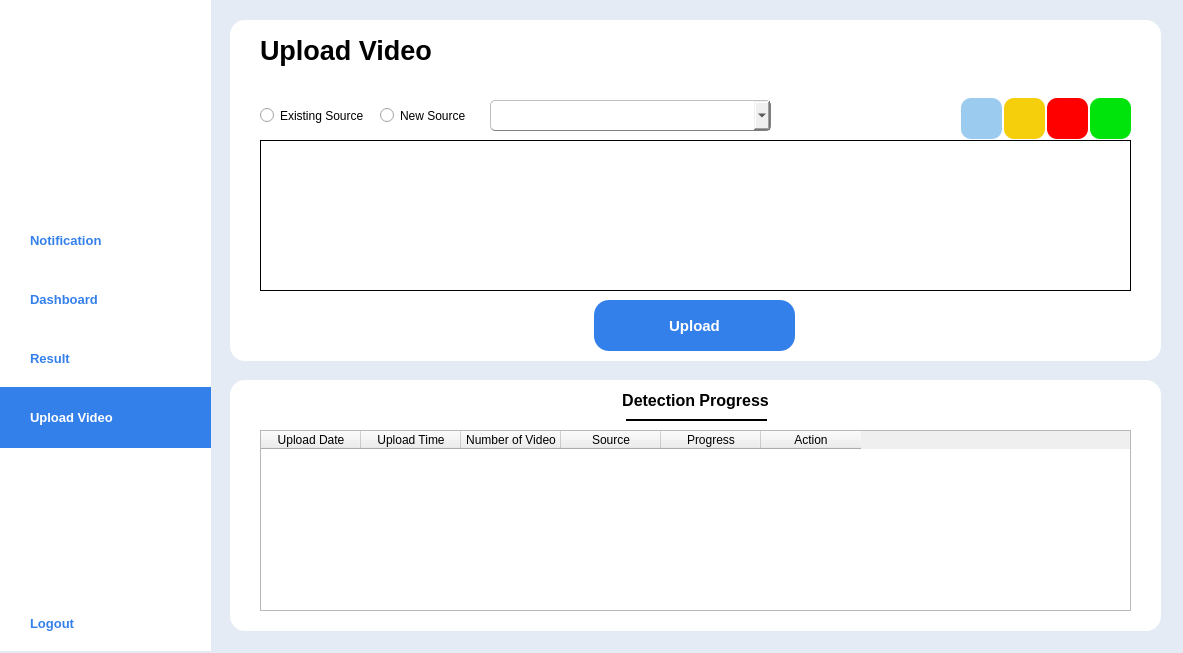
<?xml version="1.0" encoding="UTF-8"?>
<ui version="4.0">
 <class>MainWindow</class>
 <widget class="QMainWindow" name="MainWindow">
  <property name="geometry">
   <rect>
    <x>0</x>
    <y>0</y>
    <width>1183</width>
    <height>653</height>
   </rect>
  </property>
  <property name="sizePolicy">
   <sizepolicy hsizetype="Maximum" vsizetype="Minimum">
    <horstretch>0</horstretch>
    <verstretch>0</verstretch>
   </sizepolicy>
  </property>
  <property name="windowTitle">
   <string>MainWindow</string>
  </property>
  <property name="styleSheet">
   <string notr="true">QMainWindow#MainWindow{
	background-color:rgb(228, 235, 245);
	
}</string>
  </property>
  <widget class="QWidget" name="centralwidget">
   <widget class="QLabel" name="label">
    <property name="geometry">
     <rect>
      <x>0</x>
      <y>0</y>
      <width>211</width>
      <height>651</height>
     </rect>
    </property>
    <property name="font">
     <font>
      <pointsize>5</pointsize>
     </font>
    </property>
    <property name="styleSheet">
     <string notr="true">background-color:rgb(255,255,255)</string>
    </property>
    <property name="text">
     <string/>
    </property>
   </widget>
   <widget class="QPushButton" name="notification_button">
    <property name="geometry">
     <rect>
      <x>0</x>
      <y>210</y>
      <width>211</width>
      <height>61</height>
     </rect>
    </property>
    <property name="font">
     <font>
      <pointsize>10</pointsize>
      <weight>75</weight>
      <bold>true</bold>
     </font>
    </property>
    <property name="layoutDirection">
     <enum>Qt::LeftToRight</enum>
    </property>
    <property name="styleSheet">
     <string notr="true">QPushButton#notification_button{
	border:none;
	text-align: left;
	padding-left: 30px;
	color:rgb(52, 128, 235);
}
QPushButton#notification_button:hover{
	padding-left:40px;
}</string>
    </property>
    <property name="text">
     <string>Notification</string>
    </property>
    <property name="icon">
     <iconset>
      <normaloff>../Icon/notification_icon_blue.png</normaloff>../Icon/notification_icon_blue.png</iconset>
    </property>
    <property name="iconSize">
     <size>
      <width>35</width>
      <height>35</height>
     </size>
    </property>
   </widget>
   <widget class="QPushButton" name="dashboard_button">
    <property name="geometry">
     <rect>
      <x>0</x>
      <y>269</y>
      <width>211</width>
      <height>61</height>
     </rect>
    </property>
    <property name="font">
     <font>
      <pointsize>10</pointsize>
      <weight>75</weight>
      <bold>true</bold>
     </font>
    </property>
    <property name="styleSheet">
     <string notr="true">QPushButton#dashboard_button{
	color:rgb(52, 128, 235);
	border:none;
	background-color:rgb(255,255,255);
	text-align: left;
	padding-left: 30px;
}
QPushButton#dashboard_button:hover{
	padding-left:40px;
}</string>
    </property>
    <property name="text">
     <string>Dashboard</string>
    </property>
    <property name="icon">
     <iconset>
      <normaloff>../Icon/graph_icon_blue.png</normaloff>../Icon/graph_icon_blue.png</iconset>
    </property>
    <property name="iconSize">
     <size>
      <width>35</width>
      <height>35</height>
     </size>
    </property>
   </widget>
   <widget class="QPushButton" name="result_button">
    <property name="geometry">
     <rect>
      <x>0</x>
      <y>328</y>
      <width>211</width>
      <height>61</height>
     </rect>
    </property>
    <property name="font">
     <font>
      <pointsize>10</pointsize>
      <weight>75</weight>
      <bold>true</bold>
     </font>
    </property>
    <property name="styleSheet">
     <string notr="true">QPushButton#result_button{
	border:none;
	text-align: left;
	padding-left: 30px;
	color:rgb(52, 128, 235);
}
QPushButton#result_button:hover{
	padding-left:40px;
}</string>
    </property>
    <property name="text">
     <string>Result</string>
    </property>
    <property name="icon">
     <iconset>
      <normaloff>../Icon/result_icon_blue.png</normaloff>../Icon/result_icon_blue.png</iconset>
    </property>
    <property name="iconSize">
     <size>
      <width>35</width>
      <height>35</height>
     </size>
    </property>
   </widget>
   <widget class="QPushButton" name="upload_video_button">
    <property name="geometry">
     <rect>
      <x>0</x>
      <y>387</y>
      <width>211</width>
      <height>61</height>
     </rect>
    </property>
    <property name="font">
     <font>
      <pointsize>10</pointsize>
      <weight>75</weight>
      <bold>true</bold>
     </font>
    </property>
    <property name="styleSheet">
     <string notr="true">QPushButton#upload_video_button{
	border:none;
	text-align: left;
	padding-left: 30px;
	background-color:rgb(52, 128, 235);
	color:rgb(255, 255, 255);
}
</string>
    </property>
    <property name="text">
     <string>Upload Video</string>
    </property>
    <property name="icon">
     <iconset>
      <normaloff>../Icon/upload_icon_white.png</normaloff>../Icon/upload_icon_white.png</iconset>
    </property>
    <property name="iconSize">
     <size>
      <width>35</width>
      <height>35</height>
     </size>
    </property>
   </widget>
   <widget class="QPushButton" name="logout_button">
    <property name="geometry">
     <rect>
      <x>0</x>
      <y>593</y>
      <width>211</width>
      <height>61</height>
     </rect>
    </property>
    <property name="font">
     <font>
      <pointsize>10</pointsize>
      <weight>75</weight>
      <bold>true</bold>
     </font>
    </property>
    <property name="styleSheet">
     <string notr="true">QPushButton#logout_button{
	border:none;
	text-align: left;
	padding-left: 30px;
	color:rgb(52, 128, 235);
}
QPushButton#logout_button:hover{
	padding-left:40px;
}</string>
    </property>
    <property name="text">
     <string>Logout</string>
    </property>
    <property name="icon">
     <iconset>
      <normaloff>../Icon/logout_icon_blue.png</normaloff>../Icon/logout_icon_blue.png</iconset>
    </property>
    <property name="iconSize">
     <size>
      <width>35</width>
      <height>35</height>
     </size>
    </property>
   </widget>
   <widget class="QPushButton" name="profile_button">
    <property name="geometry">
     <rect>
      <x>53</x>
      <y>95</y>
      <width>101</width>
      <height>91</height>
     </rect>
    </property>
    <property name="font">
     <font>
      <pointsize>10</pointsize>
      <weight>75</weight>
      <bold>true</bold>
     </font>
    </property>
    <property name="layoutDirection">
     <enum>Qt::LeftToRight</enum>
    </property>
    <property name="styleSheet">
     <string notr="true">QPushButton#profile_button{
	border:none;
}</string>
    </property>
    <property name="text">
     <string/>
    </property>
    <property name="icon">
     <iconset>
      <normaloff>../Icon/user_icon_blue.png</normaloff>../Icon/user_icon_blue.png</iconset>
    </property>
    <property name="iconSize">
     <size>
      <width>120</width>
      <height>120</height>
     </size>
    </property>
   </widget>
   <widget class="QLabel" name="label_2">
    <property name="geometry">
     <rect>
      <x>230</x>
      <y>20</y>
      <width>931</width>
      <height>341</height>
     </rect>
    </property>
    <property name="font">
     <font>
      <pointsize>5</pointsize>
     </font>
    </property>
    <property name="styleSheet">
     <string notr="true">border-radius:15px;
background-color:rgb(255,255,255)</string>
    </property>
    <property name="text">
     <string/>
    </property>
   </widget>
   <widget class="QLabel" name="label_3">
    <property name="geometry">
     <rect>
      <x>260</x>
      <y>30</y>
      <width>311</width>
      <height>41</height>
     </rect>
    </property>
    <property name="font">
     <font>
      <pointsize>20</pointsize>
      <weight>75</weight>
      <bold>true</bold>
     </font>
    </property>
    <property name="text">
     <string>Upload Video</string>
    </property>
   </widget>
   <widget class="QLineEdit" name="video_source_edit">
    <property name="geometry">
     <rect>
      <x>490</x>
      <y>100</y>
      <width>281</width>
      <height>31</height>
     </rect>
    </property>
    <property name="font">
     <font>
      <pointsize>8</pointsize>
     </font>
    </property>
    <property name="styleSheet">
     <string notr="true">border :1px outset gray;
border-radius: 5px;
padding-left: 10px;
</string>
    </property>
    <property name="text">
     <string/>
    </property>
    <property name="placeholderText">
     <string>Video Source</string>
    </property>
   </widget>
   <widget class="QPushButton" name="upload_button">
    <property name="geometry">
     <rect>
      <x>594</x>
      <y>300</y>
      <width>201</width>
      <height>51</height>
     </rect>
    </property>
    <property name="font">
     <font>
      <pointsize>11</pointsize>
      <weight>75</weight>
      <bold>true</bold>
     </font>
    </property>
    <property name="styleSheet">
     <string notr="true">QPushButton#upload_button{
	background-color:rgb(52, 128, 235);
	border:none;
	color:rgb(255,255,255);
	border-radius: 15px
}
QPushButton#upload_button:pressed{
	padding-left:5px;
	padding-top:5px;
	background-color:rgb(19, 38, 99)
}</string>
    </property>
    <property name="text">
     <string>Upload</string>
    </property>
    <property name="autoDefault">
     <bool>false</bool>
    </property>
   </widget>
   <widget class="QLabel" name="label_5">
    <property name="geometry">
     <rect>
      <x>230</x>
      <y>380</y>
      <width>931</width>
      <height>251</height>
     </rect>
    </property>
    <property name="font">
     <font>
      <pointsize>5</pointsize>
     </font>
    </property>
    <property name="styleSheet">
     <string notr="true">border-radius:15px;
background-color:rgb(255,255,255)</string>
    </property>
    <property name="text">
     <string/>
    </property>
   </widget>
   <widget class="QLabel" name="label_6">
    <property name="geometry">
     <rect>
      <x>580</x>
      <y>380</y>
      <width>231</width>
      <height>41</height>
     </rect>
    </property>
    <property name="font">
     <font>
      <pointsize>12</pointsize>
      <weight>75</weight>
      <bold>true</bold>
     </font>
    </property>
    <property name="text">
     <string>Detection Progress</string>
    </property>
    <property name="alignment">
     <set>Qt::AlignCenter</set>
    </property>
   </widget>
   <widget class="Line" name="line">
    <property name="geometry">
     <rect>
      <x>626</x>
      <y>410</y>
      <width>141</width>
      <height>20</height>
     </rect>
    </property>
    <property name="frameShadow">
     <enum>QFrame::Plain</enum>
    </property>
    <property name="lineWidth">
     <number>2</number>
    </property>
    <property name="orientation">
     <enum>Qt::Horizontal</enum>
    </property>
   </widget>
   <widget class="QTableWidget" name="progress_table">
    <property name="geometry">
     <rect>
      <x>260</x>
      <y>430</y>
      <width>871</width>
      <height>181</height>
     </rect>
    </property>
    <property name="minimumSize">
     <size>
      <width>0</width>
      <height>0</height>
     </size>
    </property>
    <property name="styleSheet">
     <string notr="true"/>
    </property>
    <property name="frameShape">
     <enum>QFrame::StyledPanel</enum>
    </property>
    <property name="frameShadow">
     <enum>QFrame::Sunken</enum>
    </property>
    <property name="sizeAdjustPolicy">
     <enum>QAbstractScrollArea::AdjustToContents</enum>
    </property>
    <property name="editTriggers">
     <set>QAbstractItemView::NoEditTriggers</set>
    </property>
    <property name="gridStyle">
     <enum>Qt::SolidLine</enum>
    </property>
    <property name="sortingEnabled">
     <bool>false</bool>
    </property>
    <attribute name="horizontalHeaderVisible">
     <bool>true</bool>
    </attribute>
    <attribute name="horizontalHeaderCascadingSectionResizes">
     <bool>false</bool>
    </attribute>
    <attribute name="horizontalHeaderMinimumSectionSize">
     <number>47</number>
    </attribute>
    <attribute name="verticalHeaderCascadingSectionResizes">
     <bool>false</bool>
    </attribute>
    <column>
     <property name="text">
      <string>Upload Date</string>
     </property>
    </column>
    <column>
     <property name="text">
      <string>Upload Time</string>
     </property>
    </column>
    <column>
     <property name="text">
      <string>Number of Video</string>
     </property>
    </column>
    <column>
     <property name="text">
      <string>Source</string>
     </property>
    </column>
    <column>
     <property name="text">
      <string>Progress</string>
     </property>
    </column>
    <column>
     <property name="text">
      <string>Action</string>
     </property>
    </column>
   </widget>
   <widget class="QTreeWidget" name="video_tree_list">
    <property name="geometry">
     <rect>
      <x>260</x>
      <y>140</y>
      <width>871</width>
      <height>151</height>
     </rect>
    </property>
    <property name="styleSheet">
     <string notr="true">border: 1px solid black;
</string>
    </property>
    <attribute name="headerVisible">
     <bool>false</bool>
    </attribute>
    <column>
     <property name="text">
      <string notr="true">1</string>
     </property>
    </column>
   </widget>
   <widget class="QPushButton" name="remove_button">
    <property name="geometry">
     <rect>
      <x>1047</x>
      <y>98</y>
      <width>41</width>
      <height>41</height>
     </rect>
    </property>
    <property name="font">
     <font>
      <pointsize>11</pointsize>
      <weight>75</weight>
      <bold>true</bold>
     </font>
    </property>
    <property name="styleSheet">
     <string notr="true">QPushButton#remove_button{
    background-color: rgb(255, 0, 0);
    border: none;
    border-radius: 10px;
}
QPushButton#remove_button:pressed{
	padding-left:5px;
	padding-top:5px;
}</string>
    </property>
    <property name="text">
     <string/>
    </property>
    <property name="icon">
     <iconset>
      <normaloff>../Icon/trash_icon_white.png</normaloff>../Icon/trash_icon_white.png</iconset>
    </property>
    <property name="iconSize">
     <size>
      <width>25</width>
      <height>25</height>
     </size>
    </property>
    <property name="autoDefault">
     <bool>false</bool>
    </property>
   </widget>
   <widget class="QPushButton" name="browse_file_button">
    <property name="geometry">
     <rect>
      <x>961</x>
      <y>98</y>
      <width>41</width>
      <height>41</height>
     </rect>
    </property>
    <property name="font">
     <font>
      <pointsize>11</pointsize>
      <weight>75</weight>
      <bold>true</bold>
     </font>
    </property>
    <property name="styleSheet">
     <string notr="true">QPushButton#browse_file_button{
    background-color: rgb(156, 203, 240);
    border: none;
    border-radius: 10px;
}
QPushButton#browse_file_button:pressed{
	padding-left:5px;
	padding-top:5px;
}</string>
    </property>
    <property name="text">
     <string/>
    </property>
    <property name="icon">
     <iconset>
      <normaloff>../Icon/file_icon_white.png</normaloff>../Icon/file_icon_white.png</iconset>
    </property>
    <property name="iconSize">
     <size>
      <width>25</width>
      <height>25</height>
     </size>
    </property>
    <property name="autoDefault">
     <bool>false</bool>
    </property>
   </widget>
   <widget class="QPushButton" name="reset_button">
    <property name="geometry">
     <rect>
      <x>1090</x>
      <y>98</y>
      <width>41</width>
      <height>41</height>
     </rect>
    </property>
    <property name="font">
     <font>
      <pointsize>11</pointsize>
      <weight>75</weight>
      <bold>true</bold>
     </font>
    </property>
    <property name="styleSheet">
     <string notr="true">QPushButton#reset_button{
    background-color: rgb(0, 227, 11);
    border: none;
    border-radius: 10px;
}
QPushButton#reset_button:pressed{
	padding-left:5px;
	padding-top:5px;
}</string>
    </property>
    <property name="text">
     <string/>
    </property>
    <property name="icon">
     <iconset>
      <normaloff>../Icon/reset_icon_white.png</normaloff>../Icon/reset_icon_white.png</iconset>
    </property>
    <property name="iconSize">
     <size>
      <width>25</width>
      <height>25</height>
     </size>
    </property>
    <property name="autoDefault">
     <bool>false</bool>
    </property>
   </widget>
   <widget class="QPushButton" name="browse_folder_button">
    <property name="geometry">
     <rect>
      <x>1004</x>
      <y>98</y>
      <width>41</width>
      <height>41</height>
     </rect>
    </property>
    <property name="font">
     <font>
      <pointsize>11</pointsize>
      <weight>75</weight>
      <bold>true</bold>
     </font>
    </property>
    <property name="styleSheet">
     <string notr="true">QPushButton#browse_folder_button{
    background-color: rgb(245, 206, 12);
    border: none;
    border-radius: 10px;
}
QPushButton#browse_folder_button:pressed{
	padding-left:5px;
	padding-top:5px;
}</string>
    </property>
    <property name="text">
     <string/>
    </property>
    <property name="icon">
     <iconset>
      <normaloff>../Icon/folder_icon_white.png</normaloff>../Icon/folder_icon_white.png</iconset>
    </property>
    <property name="iconSize">
     <size>
      <width>25</width>
      <height>25</height>
     </size>
    </property>
    <property name="autoDefault">
     <bool>false</bool>
    </property>
   </widget>
   <widget class="QRadioButton" name="existing_radio">
    <property name="geometry">
     <rect>
      <x>260</x>
      <y>100</y>
      <width>121</width>
      <height>31</height>
     </rect>
    </property>
    <property name="text">
     <string>Existing Source</string>
    </property>
   </widget>
   <widget class="QRadioButton" name="new_radio">
    <property name="geometry">
     <rect>
      <x>380</x>
      <y>100</y>
      <width>101</width>
      <height>31</height>
     </rect>
    </property>
    <property name="text">
     <string>New Source</string>
    </property>
   </widget>
   <widget class="QComboBox" name="source_combo">
    <property name="geometry">
     <rect>
      <x>490</x>
      <y>100</y>
      <width>281</width>
      <height>31</height>
     </rect>
    </property>
    <property name="styleSheet">
     <string notr="true">border :1px outset gray;
border-radius: 5px;
padding-left: 10px;
</string>
    </property>
   </widget>
   <widget class="QLabel" name="label_4">
    <property name="geometry">
     <rect>
      <x>24</x>
      <y>13</y>
      <width>161</width>
      <height>51</height>
     </rect>
    </property>
    <property name="text">
     <string/>
    </property>
    <property name="pixmap">
     <pixmap>../Icon/Logo.png</pixmap>
    </property>
    <property name="scaledContents">
     <bool>true</bool>
    </property>
   </widget>
  </widget>
 </widget>
 <resources/>
 <connections/>
</ui>
